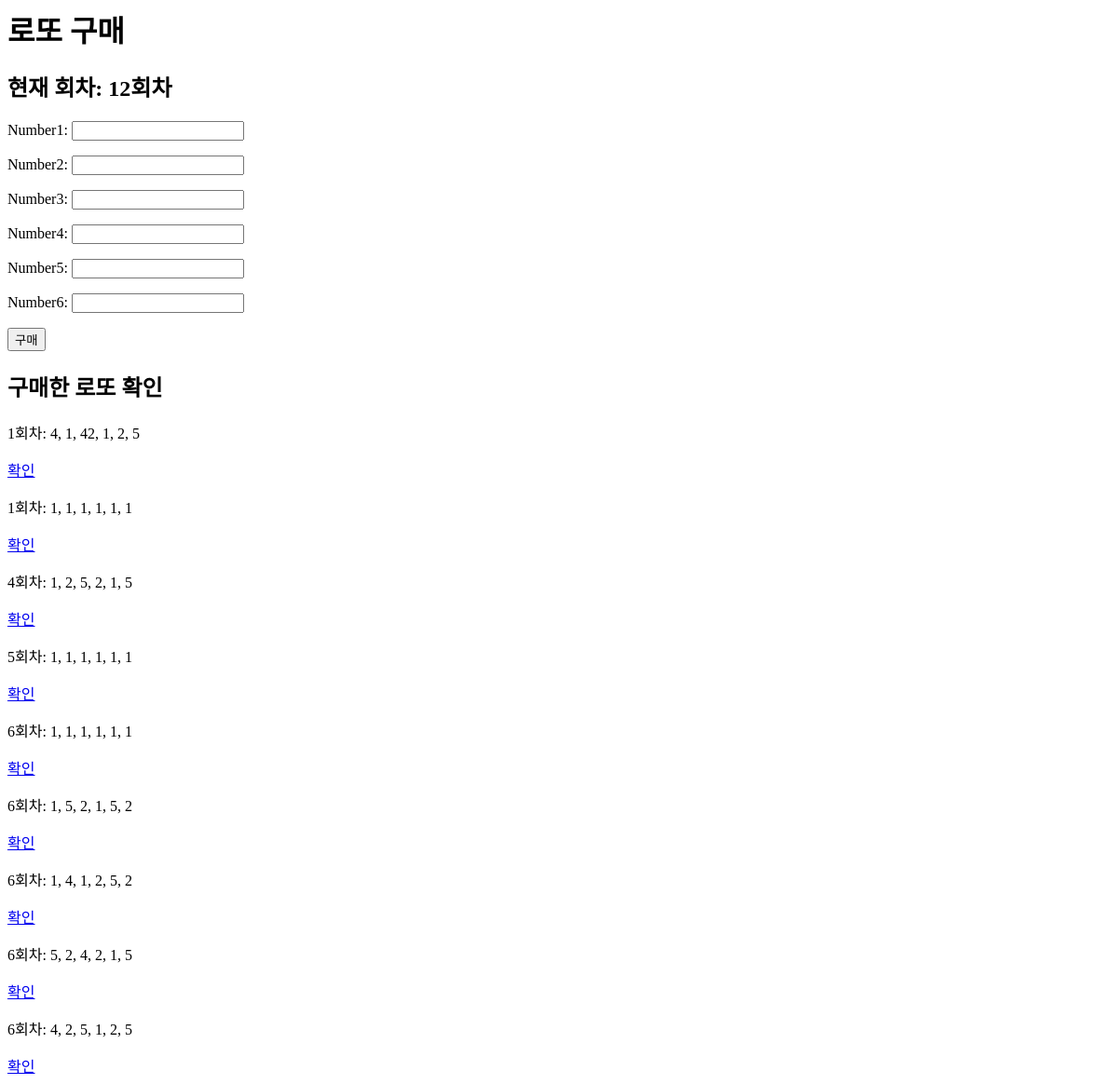
Before: / with the older database file.
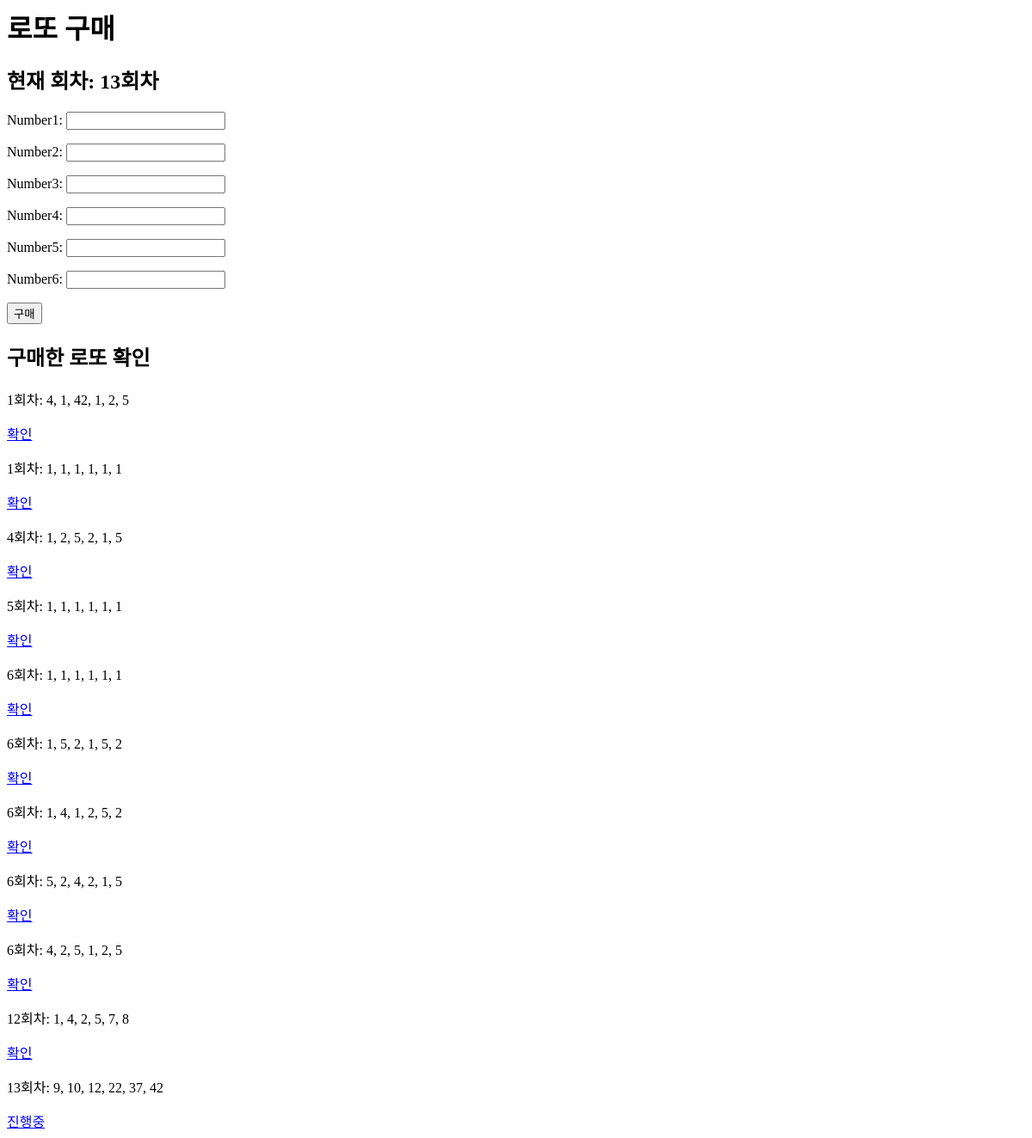
After: the same page with the newer database file.
### lottoapp/models.py (models this page shows, shortened)
class LottoRound(models.Model):
    round_number = models.PositiveIntegerField(default=1)
    winning_numbers = models.JSONField(blank=True, null=True)  # 당첨번호
    is_closed = models.BooleanField(default=False)
    created_at = models.DateTimeField(auto_now_add=True)

class LottoEntry(models.Model):
    round_number = models.PositiveIntegerField()
    number1 = models.PositiveSmallIntegerField()
    number2 = models.PositiveSmallIntegerField()
    number3 = models.PositiveSmallIntegerField()
    number4 = models.PositiveSmallIntegerField()
    number5 = models.PositiveSmallIntegerField()
    number6 = models.PositiveSmallIntegerField()
    round = models.ForeignKey(LottoRound, on_delete=models.CASCADE)  # 회차 연결
    created_at = models.DateTimeField(auto_now_add=True)
    def numbers(self):
        return [self.number1, self.number2, self.number3, self.number4, self.number5, self.number6]

### lottoapp/views.py (the view)
# urls.py: 2. Add a URL to urlpatterns:  path('', views.home, name='home')
def home(request):
    current_round = LottoRound.objects.order_by('-round_number').first()
    if request.method == "POST": #구매 버튼 누를시
        form = LottoForm(request.POST) #폼에 입력된 데이터로 폼 객체 생성
        if form.is_valid():
            entry = form.save(commit=False)
            entry.round_number = current_round.round_number
            entry.round = current_round #로또의 회차를 현재로또번호의 회차로 설정
            entry.save()
            return redirect('home') #저장후 홈으로 리다이렉트
    else:
        form = LottoForm()
    if current_round:
        entries = LottoEntry.objects.filter(round__round_number__lte=current_round.round_number).order_by('round__round_number')
    else:
        entries = []
    return render(request, 'lottoapp/home.html', {
        'current_round': current_round,
        'entries': entries,
        'form': form
    })

### lottoapp/forms.py (shortened to what this page needs)
class LottoForm(forms.ModelForm):
    class Meta:
        model = LottoEntry
        fields = ['number1', 'number2', 'number3', 'number4', 'number5', 'number6']

### lottoapp/templates/lottoapp/home.html (shortened to what this page needs)
<h1>로또 구매</h1>
<h2>현재 회차: {{ current_round.round_number }}회차</h2>
<form method="post">
    {{ form.as_p }}
    <button type="submit">구매</button>
</form>
<h2>구매한 로또 확인</h2>
{% for entry in entries %}
    <p>{{ entry.round.round_number }}회차: {{ entry.numbers|join:", " }}</p>
    {% if entry.round.is_closed %}
        <a href="{% url 'check_entry' entry.id %}">확인</a>
    {% else %}
        <a href="{% url 'check_entry' entry.id %}">진행중</a>
    {% endif %}
{% empty %}
    <p>구매한 로또가 없습니다.</p>
{% endfor %}

Changed rows visible on the page:
no longer on this page (row edited): LottoRound: round_number "12"
added LottoRound: round_number "13"
added LottoEntry: round.round_number "12", numbers "1, 4, 2, 5, 7, 8", shows "확인"
added LottoEntry: round.round_number "13", numbers "9, 10, 12, 22, 37, 42", shows "진행중"
